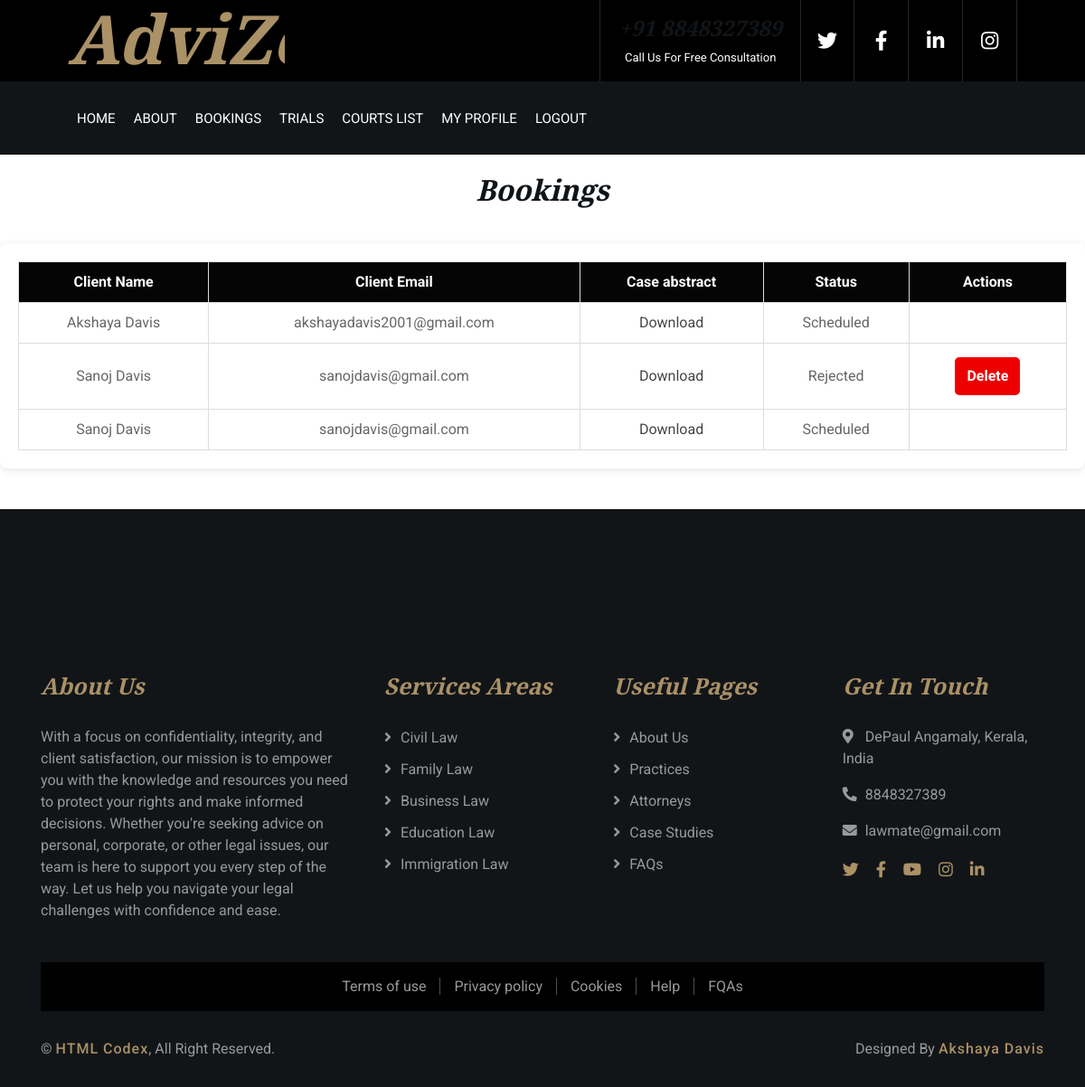
The page /view_bookings (signed in) on the database its author committed.
### userapp/models.py (models this page shows)
class Bookings(models.Model):
    user = models.ForeignKey(Register, on_delete=models.CASCADE,null=True)
    lawyer = models.ForeignKey(Register, on_delete=models.CASCADE, related_name='lawyer',null=True)
    date = models.DateField(auto_now_add=True)
    time = models.TimeField(auto_now_add=True)
    status = models.CharField(max_length=50, default="Pending")
    is_approved = models.BooleanField(default=False)
    content = models.FileField(upload_to='uploads/', null=True)
    created_at = models.DateTimeField(auto_now_add=True)
    updated_at = models.DateTimeField(auto_now=True)

class Register(AbstractUser):
    usertype = models.CharField(max_length=50, default="admin")
    phone = models.CharField(max_length=15, null=True)  # Changed to CharField
    image = models.ImageField(upload_to='uploads/', null=True)
    barcouncil_number = models.CharField(max_length=15, null=True)
    specialization = models.CharField(max_length=50, null=True)
    address = models.CharField(max_length=100, null=True)
    bio = models.TextField(max_length=1000, null=True)
    qualification = models.CharField(max_length=50, null=True)
    experience = models.CharField(max_length=10, null=True)
    consultation_mode = models.CharField(max_length=50, null=True)
    court_jurisdiction = models.CharField(max_length=50, null=True)
    court_type = models.CharField(max_length=50, null=True)
    place = models.CharField(max_length=50, null=True)
    is_approved = models.BooleanField(default=True)

### userapp/views.py (the view)
# urls.py: path('view_bookings',views.view_bookings,name="view_bookings"),
def view_bookings(request):
    user = Register.objects.get(id=request.user.id)
    bookings = Bookings.objects.filter(lawyer=user)
    return render(request, 'view_bookings.html', {'bookings': bookings})

### userapp/templates/view_bookings.html
{% load static %}
{% include 'header.html' %}
<link rel="stylesheet" href="{% static 'css/view_bookings.css' %}">
<h2 style="text-align: center; margin-top: 20px;">Bookings</h2>
<div class="bookings-container">
    {% if bookings %}
    <table>
        <thead>
            <tr>
                <th>Client Name</th>
                <th>Client Email</th>
                <th>Case abstract</th>
                <th>Status</th>
                <th>Actions</th>
            </tr>
        </thead>
        <tbody>
        {% for booking in bookings %}
            <tr>
                <td>{{ booking.user.first_name }}</td>
                <td>{{ booking.user.email }}</td>
                <td>
                    {% if booking.content %}
                        <a href="{{ booking.content.url }}" target="_blank" download>Download</a>
                    {% else %}
                        No file uploaded
                    {% endif %}
                </td>
                <td>{{ booking.status }}</td>
                <td>
                    {% if booking.status == "Pending" %}
                        <a href="{% url 'approve_booking' booking.id %}" class="btn approve-btn">Approve</a>
                        <a href="{% url 'reject_booking' booking.id %}" class="btn reject-btn">Reject</a>
                    {% elif booking.status == "Approved" %}
                        <a href="{% url 'chat' booking.user.id %}" class="btn message-btn">Message</a>
                        <a href="{% url 'all_courts' %}" class="btn trial-btn">Request Court</a>
                    {% elif booking.status == "Rejected" %}
                        <a href="{% url 'delete_booking' booking.id %}" class="btn delete-btn">Delete</a>
                    {% endif %}
                </td>
            </tr>
        {% endfor %}
        </tbody>
    </table>
    {% else %}
    <p style="text-align: center; margin-top: 20px;">No bookings found.</p>
    {% endif %}
</div>
{% include 'footer.html' %}

### userapp/static/css/style.css (style rules this page uses)
body { color: #666666; background: #ffffff; font-family: 'Roboto', sans-serif; font-weight: 400; }
h1, h2, h3, h4, h5, h6 { font-family: 'EB Garamond', serif; font-weight: 600; font-style: italic; color: #121518; }
a { color: #454545; transition: .3s; }

### userapp/static/css/view_bookings.css (style rules this page uses)
.bookings-container { width: 100%; margin: 40px auto; background-color: #fff; padding: 20px; border-radius: 8px; box-shadow: 0 2px 10px rgba(0,0,0,0.1); }
table { width: 100%; border-collapse: collapse; }
thead { background-color: #050505; color: white; }
th, td { border: 1px solid #ddd; padding: 10px; text-align: center; }
.btn { text-decoration: none; padding: 8px 12px; border-radius: 5px; font-weight: bold; color: #fff; margin: 5px; display: inline-block; transition: background 0.3s ease; }
.delete-btn { background-color: #ee0000; }

### rows shown on the page
Bookings: user.first_name "Akshaya Davis", user.email "akshayadavis2001@gmail.com", status "Scheduled"
Bookings: user.first_name "Sanoj Davis", user.email "sanojdavis@gmail.com", status "Rejected", shows "Delete"
Bookings: user.first_name "Sanoj Davis", user.email "sanojdavis@gmail.com", status "Scheduled"
